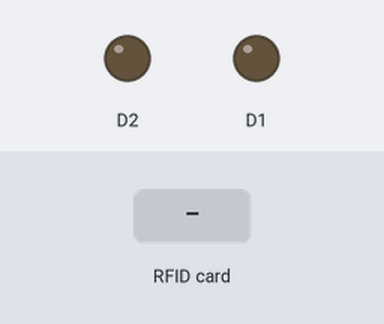
A sketch run on a simulated ESP8266 (NodeMCU). Parts: output pins drawn as LEDs (lit = HIGH). The test bench sets the inputs (shaded band). WiFi joins after 1.5 s; servers stay silent unless stated; network time is answered at once with the bench clock; the local clock reads 2024-03-15 10:24:30 at power-on unless the sketch sets it; what the sketch prints to the serial monitor is not drawn.

Above: at 3.7 s.
3.8 s: RFID card 5E 7A 19 C4 held to the reader
At 4.5 s:
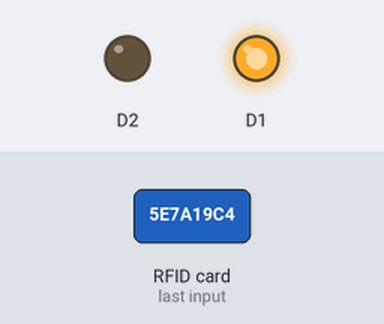
Timing chart, 0 to 7.5 s (numbered marks = the images above; inputs shaded):
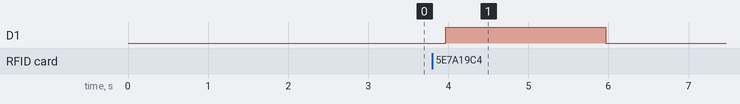

Measured:
- after the input at 3.8 s, D1: LOW → HIGH after 0.17 s, → LOW 2.0 s later

The sketch:

geral.ino
```cpp
#include <SPI.h>
#include <MFRC522.h>
#include <ESP8266WiFi.h>
#include <FirebaseArduino.h>
#include <WiFiUdp.h>
#include <NTPClient.h>

//-------------------------------------------------------------

constexpr uint8_t RST_PIN = D3;     // Configurable, see typical pin layout above
constexpr uint8_t SS_PIN = D4;     // Configurable, see typical pin layout above
MFRC522 rfid(SS_PIN, RST_PIN); // Instance of the class
MFRC522::MIFARE_Key key;

#define FIREBASE_HOST "URL_BANCO_FIREBASE"
#define FIREBASE_AUTH "TOKEN_FIREBASE"

#define WIFI_SSID "NOME_WIFI"
#define WIFI_PASSWORD "SENHA_WIFI"

String tag;

//---------------NTP---------------------------
const long utcOffsetInSeconds = -10800;

// Define NTP Client to get time
WiFiUDP ntpUDP;
NTPClient timeClient(ntpUDP, "pool.ntp.org", utcOffsetInSeconds);
//---------------------------------------------

void setup() {
  Serial.begin(9600);
  SPI.begin(); // Init SPI bus
  rfid.PCD_Init(); // Init MFRC522
  delay(1000);
  pinMode(4, OUTPUT);
  pinMode(5, OUTPUT);

  WiFi.begin(WIFI_SSID, WIFI_PASSWORD);
  Serial.print("Connecting to ");
  Serial.print(WIFI_SSID);
  while (WiFi.status() != WL_CONNECTED) {
    Serial.print(".");
    delay(500);
  }

  Serial.println();
  Serial.print("Connected to ");
  Serial.println(WIFI_SSID);

  Firebase.begin(FIREBASE_HOST, FIREBASE_AUTH); // connect to firebase
  timeClient.begin();

}

void loop() {
  timeClient.update();
  if ( ! rfid.PICC_IsNewCardPresent())
    return;
  if (rfid.PICC_ReadCardSerial()) {
    for (byte i = 0; i < 4; i++) {
      tag += rfid.uid.uidByte[i];
    }
    if(tag == "16096122122" || tag == "48136129122"){
      StaticJsonBuffer<256> jsonBuffer;
      JsonArray& array = jsonBuffer.createArray();
      array.add(tag);
      array.add(timeClient.getEpochTime());
      Firebase.push("autorizados", array);
      digitalWrite(4, HIGH);
      delay(2000);
      digitalWrite(4, LOW);
    }else{
      StaticJsonBuffer<256> jsonBuffer;
      JsonArray& array = jsonBuffer.createArray();
      array.add(tag);
      array.add(timeClient.getEpochTime());
      Firebase.push("nao_autorizados", array);
      digitalWrite(5, HIGH);
      delay(2000);
      digitalWrite(5, LOW);
    }
    tag = "";
    rfid.PICC_HaltA();
    rfid.PCD_StopCrypto1();
  }

}
```
